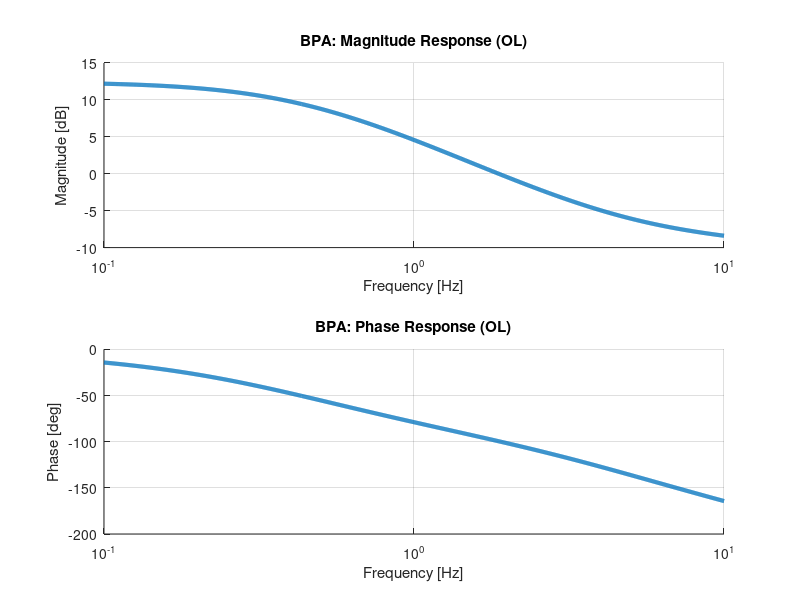
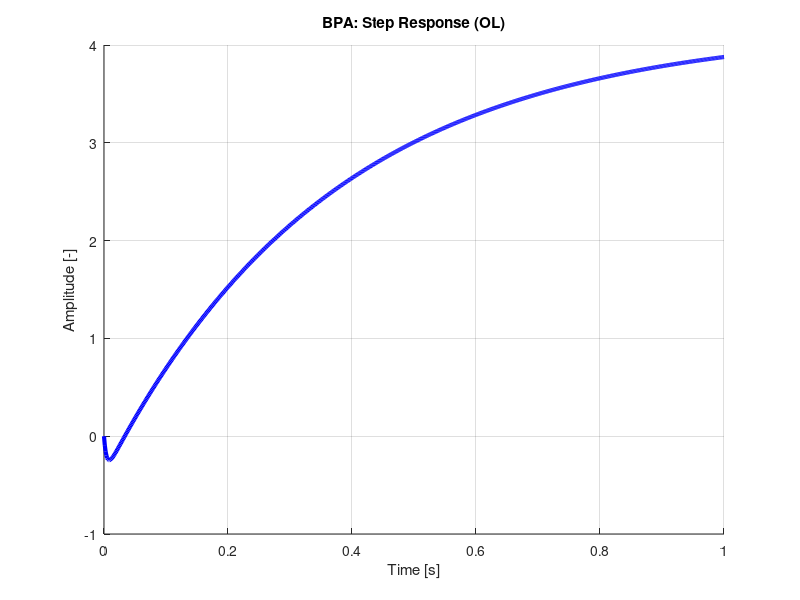
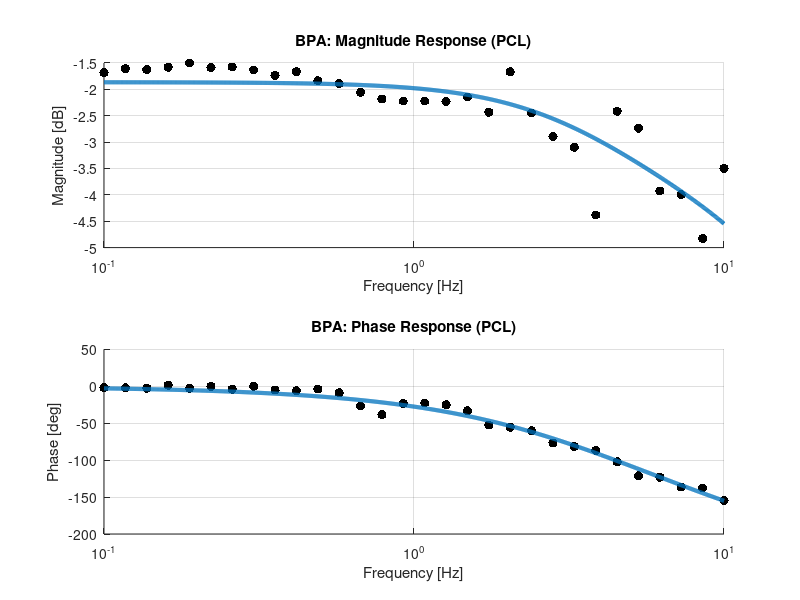
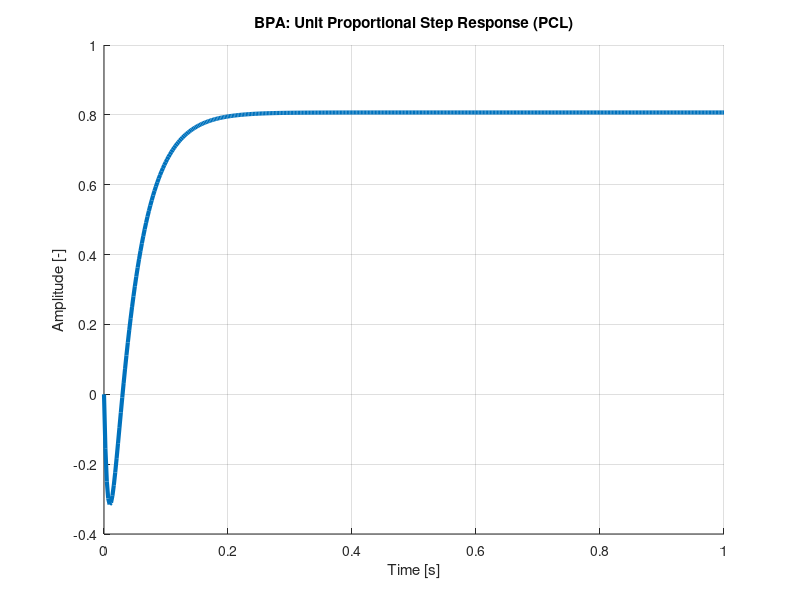

Write MATLAB code to recreate these figures, in order. (Note: this script raises an error after producing the figures.)
%% Design Lead Controller for BPA.

%Clear Everything
clear, close('all'), clc


%% Read in the Open Loop Bode Diagram Data.

%Read in the bode data.
data = dlmread('OpenLoopBodeData.txt');

%Store the bode data into separate variables.
fs = data(:, 1); Ms = data(:, 2); Ps = data(:, 3);

%Define the frequency domain over which to plot the bode diagram.
fDomain = [fs(1) fs(end)];

%Define the final time for the step responses.
tfinal = 1;

%% Create the Open Loop Transfer Function.

%Create a transfer function variable.
s = tf('s');

%Define the natural frequency, damping ratio, and magnitude.
% K_crit = 7.2458000000000000e-01;
% wn_crit = 5.2653061224489797e+01;
% zeta_crit = 6.1428571428571421e-01;

K_crit = 0.82364;
wn_crit = 24.6428571428571420;
zeta_crit = 0.6499999999999999;

%Define the uncontroller open loop continuous transfer function.
% G_sOL = ( K_crit*(wn_crit^2) )/( s^2 + 2*wn_crit*zeta_crit*s + (1 - K_crit)*(wn_crit^2) );
G_sOL = tf([0 -86.1791252816481550 2816.1374924919546000], [1 249.9457785692308700 674.3097090106466600]);

%Compute the closed loop continuous transfer function.
G_sPCL = feedback(G_sOL, 1);

%% Plot the Open Loop Bode Diagram.

%Generate the open loop bode data.
[ms_sOL, ps_sOL, w_sOL] = bode( G_sOL, {2*pi*fDomain(1), 2*pi*fDomain(2)});

%Reshape the open loop bode response data.
[ms_sOL, ps_sOL] = deal( reshape(ms_sOL, size(w_sOL)), reshape(ps_sOL, size(w_sOL)) );

%Plot the magnitude & phase response.
figure, subplot(2, 1, 1), hold on, grid on, set(gca, 'XScale', 'log'), title('BPA: Magnitude Response (OL)'), xlabel('Frequency [Hz]'), ylabel('Magnitude [dB]')
plot(w_sOL/(2*pi), 20*log10(ms_sOL), '-', 'Linewidth', 3)

subplot(2, 1, 2), hold on, grid on, set(gca, 'XScale', 'log'), title('BPA: Phase Response (OL)'), xlabel('Frequency [Hz]'), ylabel('Phase [deg]')
plot(w_sOL/(2*pi), ps_sOL, '-', 'Linewidth', 3)

%% Plot the Open Loop Step Response.

%Generate the open loop step response data.
[ys_sOL, ts_sOL] = step(G_sOL, tfinal);

%Plot the open loop step response data.
figure, hold on, grid on, title('BPA: Step Response (OL)'), xlabel('Time [s]'), ylabel('Amplitude [-]'), plot(ts_sOL, ys_sOL, '-b', 'Linewidth', 3)


%% Plot the Unit Proportional Closed Loop Bode Diagram.

%Generate the open loop bode diagram data from the transfer function model.
[ms_sCL, ps_sCL, wout] = bode( G_sPCL, {2*pi*fDomain(1), 2*pi*fDomain(2)} );

%Reshape the open loop bode response data.
[ms_sCL, ps_sCL] = deal( reshape(ms_sCL, size(wout)), reshape(ps_sCL, size(wout)) );

%Plot the magnitude & phase response.
figure, subplot(2, 1, 1), hold on, grid on, set(gca, 'XScale', 'log'), title('BPA: Magnitude Response (PCL)'), xlabel('Frequency [Hz]'), ylabel('Magnitude [dB]')
plot(fs, 20*log10(Ms), '.k', 'Markersize', 20), plot(wout/(2*pi), 20*log10(ms_sCL), '-', 'Linewidth', 3)

subplot(2, 1, 2), hold on, grid on, set(gca, 'XScale', 'log'), title('BPA: Phase Response (PCL)'), xlabel('Frequency [Hz]'), ylabel('Phase [deg]')
plot(fs, Ps, '.k', 'Markersize', 20), plot(wout/(2*pi), ps_sCL, '-', 'Linewidth', 3)

%% Plot the Unit Proportional Closed Loop Step Response.

%Generate the unit proportional closed loop step response data.
[ys_sPCL, ts_sPCL] = step(G_sPCL, tfinal);

%Plot the unit proportional closed loop step response data.
figure, hold on, grid on, title('BPA: Unit Proportional Step Response (PCL)'), xlabel('Time [s]'), ylabel('Amplitude [-]'), plot(ts_sPCL, ys_sPCL, '-', 'Linewidth', 3)


%% Compute the Digital Open Loop Transfer Function.

%Define the sampling rate.
dt = 1/4e3;

%Convert the continuous uncontrolled open loop transfer function to a digital uncontrolled open loop transfer function.
G_zOL = c2d(G_sOL, dt);


%% Design a Digital Lead Controller to Improve System Response.


%Define the amount of phase margin to add.
Pm_add = 20;

%Design a Lead Controller.
Gc_zLD = GetzLeadController( G_zOL, Pm_add );

%Define the Lead Open Loop Transfer Function.
G_zLDOL = Gc_zLD*G_zOL;

%Define the Lead Closed Loop Transfer Function.
G_zLDCL = feedback(G_zLDOL, 1);


% Pm_adds = linspace(10, 80, 100);
% 
% [RTs, STs, PMOs] = deal( zeros(1, length(Pm_adds)) );
% 
% for k = 1:length(Pm_adds)
%     
%     %Define the amount of phase margin to add.
%     Pm_add = Pm_adds(k);
%     
%     %Design a Lead Controller.
%     Gc_zLD = GetzLeadController( G_zOL, Pm_add );
%     
%     %Define the Lead Open Loop Transfer Function.
%     G_zLDOL = Gc_zLD*G_zOL;
%     
%     %Define the Lead Closed Loop Transfer Function.
%     G_zLDCL = feedback(G_zLDOL, 1);
%     
%     %Get the step info associated with the Lead Closed Loop System.
%     stepinfo_zLDCL = stepinfo(G_zLDCL);
%     
%     %Store the step info into separate variables.
%     RTs(k) = stepinfo_zLDCL.RiseTime;
%     STs(k) = stepinfo_zLDCL.SettlingTime;
%     PMOs(k) = stepinfo_zLDCL.Overshoot;
%     
% end
% 
% figure, hold on, grid on, title('Rise Time vs Added Phase Margin'), xlabel('Added Phase Margin'), ylabel('Rise Time [s]'), plot(Pm_adds, RTs)
% figure, hold on, grid on, title('Settling Time vs Added Phase Margin'), xlabel('Added Phase Margin'), ylabel('Settling Time [s]'), plot(Pm_adds, STs)
% figure, hold on, grid on, title('Percent Maximum Overshoot vs Added Phase Margin'), xlabel('Added Phase Margin'), ylabel('Percent Maximum Overshoot [%]'), plot(Pm_adds, RTs)


%% Plot the Step Response of the Lead Controlled Closed Loop System.

%Generate the controller step response associated with the HDD LDCL Transfer Function.
[ys_zLDCL, ts_zLDCL] = step(G_zLDCL, tfinal);

%Plot the HDD PCL & LeadCL Transfer Function.
figure, hold on, grid on, title('BPA: Step Response (zLDCL)'), xlabel('Time [s]'), ylabel('Amplitude [-]')
stairs(ts_zLDCL, ys_zLDCL, '-', 'Linewidth', 3)


%% Design a Digital Lag Controller to Improve System Response.

%Define the desired phase margin.
Pm = 80;

%Design a lag controller to improve the system.
Gc_zLG = GetzLagController( G_zOL, Pm );

%Define the Lead Open Loop Transfer Function.
G_zLGOL = Gc_zLG*G_zOL;

%Define the Lead Closed Loop Transfer Function.
G_zLGCL = feedback(G_zLGOL, 1);

%% Plot the Step Response of the Lag Controlled Closed Loop System.

%Generate the controller step response associated with the BPA zLGCL Transfer Function.
[ys_zLGCL, ts_zLGCL] = step(G_zLGCL, tfinal);

%Plot the HDD PCL & LeadCL Transfer Function.
figure, hold on, grid on, title('BPA: Step Response (zLGCL)'), xlabel('Time [s]'), ylabel('Amplitude [-]')
stairs(ts_zLGCL, ys_zLGCL, '-', 'Linewidth', 3)


%% Design a Digital PI Controller to Improve System Response.

%Define the desired phase margin.
Pm = 80;

%Design a PI Controller to improve the system.
Gc_zPI = GetzPIController( G_zOL, Pm );

%Define the PI Open Loop Transfer Function.
G_zPIOL = Gc_zPI*G_zOL;

%Define the PI Closed Loop Transfer Function.
G_zPICL = feedback(G_zPIOL, 1);

%% Plot the Step Response of the PI Controlled Closed Loop System.

%Generate the controller step response associated with the BPA zPI Transfer Function.
[ys_zPICL, ts_zPICL] = step(G_zPICL, tfinal);

%Plot the HDD PCL & LeadCL Transfer Function.
figure, hold on, grid on, title('BPA: Step Response (zPICL)'), xlabel('Time [s]'), ylabel('Amplitude [-]')
stairs(ts_zPICL, ys_zPICL, '-', 'Linewidth', 3)


%% Design a Digital State Space Controller with an Outer Loop Integrator.




%% Plot the Step Responses with & without Lead Control.

%Plot the Step Response with & without Lead Control.
figure, hold on, grid on, title('BPA: Step Response (sPCL & zLDCL & zLGCL)'), xlabel('Time [s]'), ylabel('Amplitude [-]')
plot(ts_sPCL, ys_sPCL, '-', 'Linewidth', 3), stairs(ts_zLDCL, ys_zLDCL, '-', 'Linewidth', 3), stairs(ts_zLGCL, ys_zLGCL, '-', 'Linewidth', 3), stairs(ts_zPICL, ys_zPICL, '-', 'Linewidth', 3)
legend('sPCL', 'zLDCL', 'zLGCL', 'zPICL', 'Orientation', 'Horizontal', 'Location', 'Southeast')
